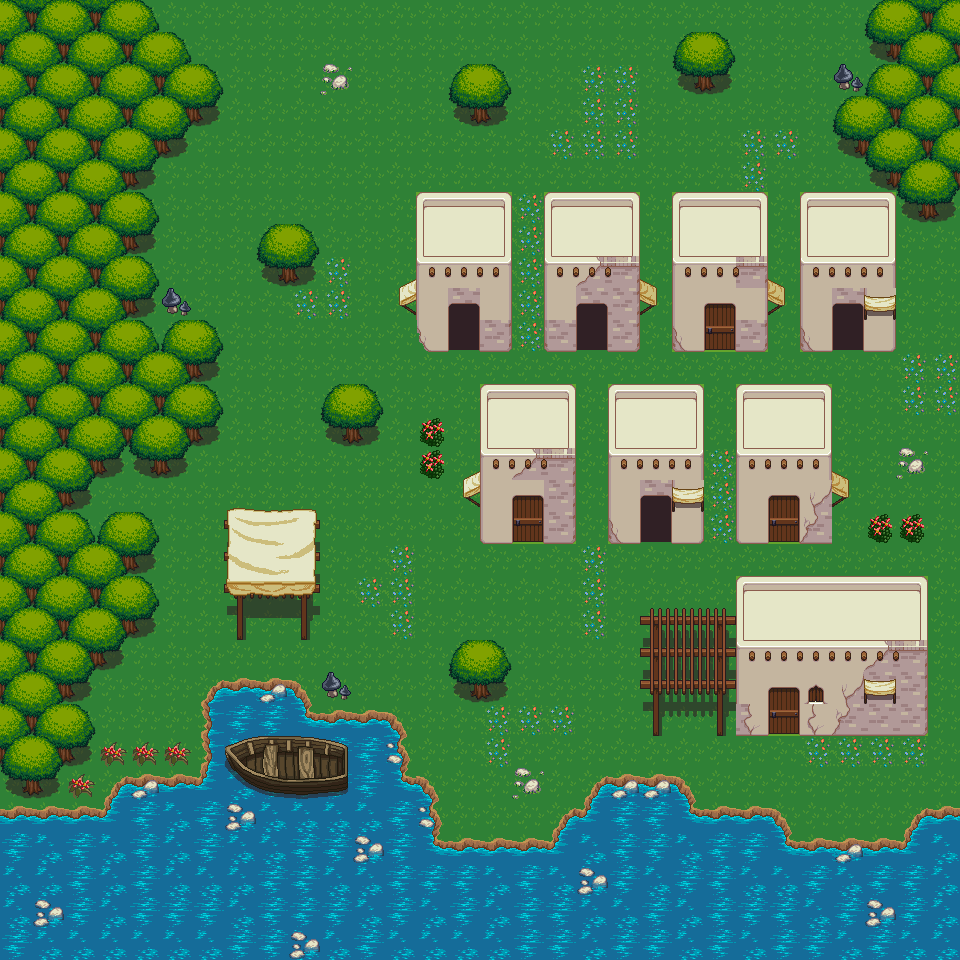

Rendered tile map (Tiled .tmx) drawn with the repository's tilesets; below, a short description and the map source with its tile grids summarised:
An orthogonal 30x30 tile map with 32x32 px tiles, 3 tile layers (Background-grass, Ocean, trees, Boat), 1 hidden layer not drawn, 5 tilesets.

<map version="1.0" orientation="orthogonal" renderorder="right-down" width="30" height="30" tilewidth="32" tileheight="32" nextobjectid="1">
 <tileset firstgid="1" name="forest_tiles" tilewidth="32" tileheight="32" tilecount="256" columns="16">
  <image source="../images/forest_tiles.png" width="512" height="512" />
  <terraintypes>
   <terrain name="Water" tile="-1" />
   <terrain name="Grass" tile="-1" />
  </terraintypes>
 </tileset>
 <tileset firstgid="257" name="adobe-2" tilewidth="32" tileheight="32" tilecount="256" columns="16">
  <image source="../images/adobe-2.png" width="512" height="512" />
 </tileset>
 <tileset firstgid="513" name="adobe6" tilewidth="32" tileheight="32" tilecount="192" columns="16">
  <image source="../images/adobe6.png" width="512" height="384" />
 </tileset>
 <tileset firstgid="705" name="meta_tiles" tilewidth="32" tileheight="32" tilecount="2" columns="2">
  <image source="../images/meta_tiles.png" width="67" height="34" />
 </tileset>
 <tileset firstgid="707" name="PathAndObjects" tilewidth="32" tileheight="32" tilecount="256" columns="16">
  <image source="../images/PathAndObjects.png" width="512" height="512" />
 </tileset>
 <layer name="Background-grass" width="30" height="30">
  <data>[900 cells, 900 non-empty, 3 distinct tile ids]</data>
 </layer>
 <layer name="Ocean, trees" width="30" height="30">
  <data>[900 cells, 533 non-empty, 103 distinct tile ids]</data>
 </layer>
 <layer name="Boat" width="30" height="30">
  <data>[900 cells, 8 non-empty, 8 distinct tile ids]</data>
 </layer>
 <layer name="Collision" width="30" height="30" visible="0">
  <data>[900 cells, 533 non-empty, 1 distinct tile ids]</data>
 </layer>
</map>
